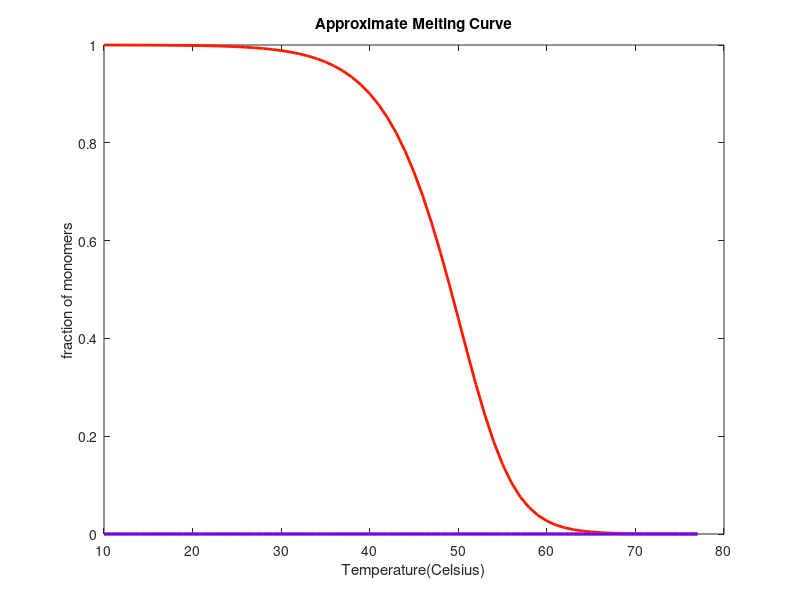

MATLAB code for this plot:
mol_m = 5;  %6 * 10^-9;
m = mol_m * 6*10^-10;%1nM = 10^-6 * 6*10^23/10^27 = 6*10^-10 nm^-3
H = -83.5*4184.0 / 8.3;%79.8 * 10^3
S = -218.9*4.184 / 8.3;%-222.6
i=283;
j=350;
%{
%vertical se single
H = -83.5*4184.0 / 8.3;%79.8 * 10^3
S = -218.9*4.184 / 8.3;%-222.6

%Horizental se single
H = -107.5*2*4184.0 / 8.3;
S = -313.5*2*4.184 / 8.3;%looks more likely 

%Horizental se 18
H4 = -58.3*4184.0 / 8.3;%79.8 * 10^3
S4 = -154.3*4.184 / 8.3;%-222.6
%}

frac = zeros(4,j-i);
Tem = zeros(1,j-i);


for temp = i:j
    x = m * exp(-(H - temp*S)/temp);
    f = 1-(-1+sqrt(4*x+1))/(x*2);
    Tem(1,temp-i+1)=temp-273;
    frac(1,temp-i+1)=f;
%{
    x2 = m * exp(-(H2 - temp*S2)/temp);
    x3 = m * exp(-(H3 - temp*S3)/temp);
    x4 = m * exp(-(H4 - temp*S4)/temp);
    f2 = 1-(-1+sqrt(4*x2+1))/(x2*2);
    f3 = 1-(-1+sqrt(4*x3+1))/(x3*2);
    f4 = 1-(-1+sqrt(4*x4+1))/(x4*2);
    frac(1,temp-i+1)=f;
    frac(2,temp-i+1)=f2;
    frac(3,temp-i+1)=f3;
    frac(4,temp-i+1)=f4;
%}
end

plot(Tem,frac(1,:),'LineWidth', 2, 'Color', '#ff1900');
hold on;
plot(Tem,frac(3,:),'LineWidth', 2, 'Color', '#0062ff');
plot(Tem,frac(4,:),'LineWidth', 2, 'Color', '#ff6a00');
plot(Tem,frac(2,:),'LineWidth', 2, 'Color', '#7700ff');


%legend('6 Horizental SE on Origami','Single Horizental SE', '18 Vertical SE', 'Singel Vertical SE');
xlabel('Temperature(Celsius)');
ylabel('fraction of monomers');
title('Approximate Melting Curve');
hold off;
